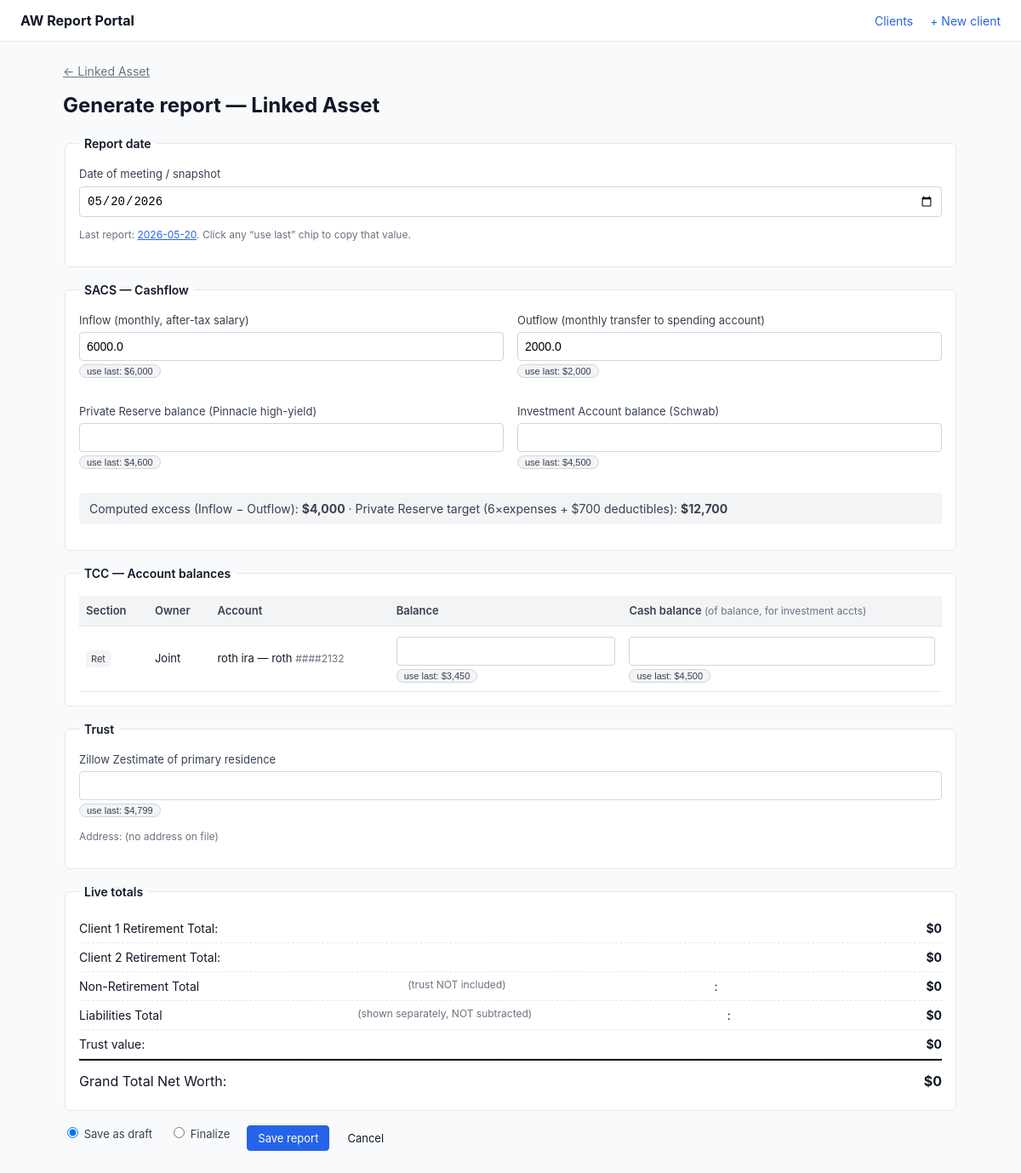
The page /clients/2/reports/new on the database its author committed.
### tables this page shows
CREATE TABLE clients (
    id INTEGER PRIMARY KEY AUTOINCREMENT,
    label TEXT NOT NULL,
    is_married INTEGER NOT NULL DEFAULT 0,

    client1_name TEXT NOT NULL,
    client1_dob TEXT NOT NULL,
    client1_ssn_last4 TEXT,

    client2_name TEXT,
    client2_dob TEXT,
    client2_ssn_last4 TEXT,

    monthly_salary REAL NOT NULL DEFAULT 0,
    client1_salary REAL NOT NULL DEFAULT 0,
    client2_salary REAL NOT NULL DEFAULT 0,
    monthly_expense_budget REAL NOT NULL DEFAULT 0,
    private_reserve_target_override REAL,

    trust_property_address TEXT,

    created_at TEXT DEFAULT CURRENT_TIMESTAMP,
    updated_at TEXT DEFAULT CURRENT_TIMESTAMP
);

CREATE TABLE reports (
    id INTEGER PRIMARY KEY AUTOINCREMENT,
    client_id INTEGER NOT NULL,
    report_date TEXT NOT NULL,
    inflow_monthly REAL,
    outflow_monthly REAL,
    private_reserve_balance REAL,
    investment_account_balance REAL,
    trust_zillow_value REAL,
    status TEXT NOT NULL DEFAULT 'draft' CHECK (status IN ('draft', 'finalized')),
    created_at TEXT DEFAULT CURRENT_TIMESTAMP,
    finalized_at TEXT,
    FOREIGN KEY (client_id) REFERENCES clients(id) ON DELETE CASCADE
);

CREATE TABLE accounts (
    id INTEGER PRIMARY KEY AUTOINCREMENT,
    client_id INTEGER NOT NULL,
    category TEXT NOT NULL CHECK (category IN ('retirement', 'non_retirement', 'liability')),
    owner TEXT NOT NULL CHECK (owner IN ('client1', 'client2', 'joint')),
    account_type TEXT NOT NULL,
    nickname TEXT,
    account_number_last4 TEXT,
    interest_rate REAL,
    institution TEXT,
    is_investment INTEGER NOT NULL DEFAULT 0,
    sort_order INTEGER NOT NULL DEFAULT 0,
    FOREIGN KEY (client_id) REFERENCES clients(id) ON DELETE CASCADE
);

CREATE TABLE account_balances (
    id INTEGER PRIMARY KEY AUTOINCREMENT,
    report_id INTEGER NOT NULL,
    account_id INTEGER NOT NULL,
    balance REAL,
    cash_balance REAL,
    FOREIGN KEY (report_id) REFERENCES reports(id) ON DELETE CASCADE,
    FOREIGN KEY (account_id) REFERENCES accounts(id) ON DELETE CASCADE,
    UNIQUE (report_id, account_id)
);

### app.py (the view)
    @app.route("/clients/<int:client_id>/reports/new", methods=["GET", "POST"])
    def report_new(client_id):
        client = get_client_or_404(client_id)
        accounts = get_accounts(client_id)
        last = last_report_for(client_id)
        last_balances = {b["account_id"]: dict(b) for b in (get_report_balances(last["id"]) if last else [])}
        if request.method == "POST":
            return save_report(client_id, None)
        return render_template(
            "report_form.html",
            client=client,
            accounts=accounts,
            deductibles=get_deductibles(client_id),
            report=None,
            balances={},
            last_report=last,
            last_balances=last_balances,
            today=date.today().isoformat(),
        )

### app.py (called while the page is built)
def get_client_or_404(client_id: int):
    c = dbmod.query("SELECT * FROM clients WHERE id = ?", (client_id,), one=True)
    if not c:
        abort(404)
    return c

def get_accounts(client_id: int):
    return dbmod.query(
        "SELECT * FROM accounts WHERE client_id = ? ORDER BY category, owner, sort_order, id",
        (client_id,),
    )

def get_deductibles(client_id: int):
    return dbmod.query(
        "SELECT * FROM insurance_deductibles WHERE client_id = ? ORDER BY id",
        (client_id,),
    )

def get_report_balances(report_id: int):
    return dbmod.query(
        "SELECT * FROM account_balances WHERE report_id = ?",
        (report_id,),
    )

def last_report_for(client_id: int, before_report_id: int | None = None):
    if before_report_id:
        return dbmod.query(
            "SELECT * FROM reports WHERE client_id = ? AND id < ? ORDER BY id DESC LIMIT 1",
            (client_id, before_report_id),
            one=True,
        )
    return dbmod.query(
        "SELECT * FROM reports WHERE client_id = ? ORDER BY id DESC LIMIT 1",
        (client_id,),
        one=True,
    )

### db.py (called while the page is built)
def get_db():
    if "db" not in g:
        g.db = sqlite3.connect(current_app.config["DATABASE_PATH"])
        g.db.row_factory = sqlite3.Row
        g.db.execute("PRAGMA foreign_keys = ON")
    return g.db

def query(sql: str, args: tuple = (), one: bool = False):
    cur = get_db().execute(sql, args)
    rows = cur.fetchall()
    cur.close()
    return (rows[0] if rows else None) if one else rows

### templates/report_form.html (shortened to what this page needs)
{% extends "base.html" %}
{% block content %}
<div class="breadcrumb"><a href="{{ url_for('client_detail', client_id=client.id) }}">← {{ client.label }}</a></div>
<h1>{{ "Edit report" if report else "Generate report" }} — {{ client.label }}</h1>
{% set deductible_total = deductibles | sum(attribute='amount') %}
<form method="post" class="form" id="report-form">
  <fieldset>
    <legend>Report date</legend>
    <label>Date of meeting / snapshot
      <input name="report_date" type="date" required value="{{ today }}">
    </label>
    {% if last_report %}
      <p class="hint">Last report: <a href="{{ url_for('report_view', report_id=last_report.id) }}">{{ last_report.report_date }}</a>. Click any “use last” chip to copy that value.</p>
    {% endif %}
  </fieldset>
  <fieldset>
    <legend>SACS — Cashflow</legend>
    <div class="grid-2">
      <label>Inflow (monthly, after-tax salary)
        <input name="inflow_monthly" type="number" step="0.01" min="0" required
               value="{{ report.inflow_monthly if report else client.monthly_salary }}">
        {% if last_report and last_report.inflow_monthly is not none %}
          <button type="button" class="chip" onclick="setVal('inflow_monthly', {{ last_report.inflow_monthly }})">use last: {{ last_report.inflow_monthly | usd0 }}</button>
        {% endif %}
      </label>
      <label>Outflow (monthly transfer to spending account)
        <input name="outflow_monthly" type="number" step="0.01" min="0" required
               value="{{ report.outflow_monthly if report else client.monthly_expense_budget }}">
        {% if last_report and last_report.outflow_monthly is not none %}
          <button type="button" class="chip" onclick="setVal('outflow_monthly', {{ last_report.outflow_monthly }})">use last: {{ last_report.outflow_monthly | usd0 }}</button>
        {% endif %}
      </label>
      <label>Private Reserve balance (Pinnacle high-yield)
        <input name="private_reserve_balance" type="number" step="0.01" min="0" required
               value="{{ report.private_reserve_balance if report else '' }}">
        {% if last_report and last_report.private_reserve_balance is not none %}
          <button type="button" class="chip" onclick="setVal('private_reserve_balance', {{ last_report.private_reserve_balance }})">use last: {{ last_report.private_reserve_balance | usd0 }}</button>
        {% endif %}
      </label>
      <label>Investment Account balance (Schwab)
        <input name="investment_account_balance" type="number" step="0.01" min="0" required
               value="{{ report.investment_account_balance if report else '' }}">
        {% if last_report and last_report.investment_account_balance is not none %}
          <button type="button" class="chip" onclick="setVal('investment_account_balance', {{ last_report.investment_account_balance }})">use last: {{ last_report.investment_account_balance | usd0 }}</button>
        {% endif %}
      </label>
    </div>
    <p class="readonly">
      Computed excess (Inflow − Outflow): <strong id="calc-excess">—</strong> ·
      Private Reserve target ({% if client.private_reserve_target_override %}override{% else %}6×expenses + ${{ "%.0f" | format(deductible_total) }} deductibles{% endif %}):
      <strong id="calc-target">{{ (client.private_reserve_target_override or (6 * client.monthly_expense_budget + deductible_total)) | usd0 }}</strong>
    </p>
  </fieldset>
  <fieldset>
    <legend>TCC — Account balances</legend>
    <table class="balances">
      <thead>
        <tr><th>Section</th><th>Owner</th><th>Account</th><th>Balance</th><th>Cash balance <span class="hint">(of balance, for investment accts)</span></th></tr>
      </thead>
      <tbody>
        {% for a in accounts if a.category in ('retirement', 'non_retirement') %}
          {% set b = balances.get(a.id, {}) %}
          {% set lb = last_balances.get(a.id, {}) %}
          <tr data-account-id="{{ a.id }}" data-category="{{ a.category }}" data-owner="{{ a.owner }}">
            <td><span class="badge">{{ 'Ret' if a.category=='retirement' else 'Non-ret' }}</span></td>
            <td>{{ a.owner | replace('client','Client ') | title }}</td>
            <td>{{ a.account_type }}{% if a.nickname %} — {{ a.nickname }}{% endif %}
                {% if a.account_number_last4 %}<span class="hint">####{{ a.account_number_last4 }}</span>{% endif %}</td>
            <td>
              <input name="bal_{{ a.id }}" type="number" step="0.01" min="0" required
                     class="bal-input"
                     value="{{ b.balance if b.balance is not none else '' }}">
              {% if lb.get('balance') is not none %}
                <button type="button" class="chip" onclick="setBal({{ a.id }}, 'balance', {{ lb.balance }})">use last: {{ lb.balance | usd0 }}</button>
              {% endif %}
            </td>
            <td>
              {% if a.is_investment %}
                <input name="cash_{{ a.id }}" type="number" step="0.01" min="0"
                       value="{{ b.cash_balance if b.get('cash_balance') is not none else '' }}">
                {% if lb.get('cash_balance') is not none %}
                  <button type="button" class="chip" onclick="setBal({{ a.id }}, 'cash', {{ lb.cash_balance }})">use last: {{ lb.cash_balance | usd0 }}</button>
                {% endif %}
              {% else %}<span class="hint">—</span>{% endif %}
            </td>
          </tr>
        {% endfor %}
      </tbody>
    </table>
  </fieldset>
  {% set liabilities = accounts | selectattr('category', 'equalto', 'liability') | list %}
  <fieldset>
    <legend>Trust</legend>
    <label>Zillow Zestimate of primary residence
      <input name="trust_zillow_value" type="number" step="0.01" min="0" required
             value="{{ report.trust_zillow_value if report else '' }}">
      {% if last_report and last_report.trust_zillow_value is not none %}
        <button type="button" class="chip" onclick="setVal('trust_zillow_value', {{ last_report.trust_zillow_value }})">use last: {{ last_report.trust_zillow_value | usd0 }}</button>
      {% endif %}
    </label>
    <p class="hint">Address: {{ client.trust_property_address or "(no address on file)" }}</p>
  </fieldset>
  <fieldset class="totals">
    <legend>Live totals</legend>
    <ul>
      <li>Client 1 Retirement Total: <strong id="t-c1ret">—</strong></li>
      {% if client.is_married %}<li>Client 2 Retirement Total: <strong id="t-c2ret">—</strong></li>{% endif %}
      <li>Non-Retirement Total <span class="hint">(trust NOT included)</span>: <strong id="t-nonret">—</strong></li>
      <li>Liabilities Total <span class="hint">(shown separately, NOT subtracted)</span>: <strong id="t-liab">—</strong></li>
      <li>Trust value: <strong id="t-trust">—</strong></li>
      <li class="grand">Grand Total Net Worth: <strong id="t-grand">—</strong></li>
    </ul>
  </fieldset>
  <div class="form-actions">
    <label class="inline"><input type="radio" name="status" value="draft" {% if not report or report.status=='draft' %}checked{% endif %}> Save as draft</label>
    <label class="inline"><input type="radio" name="status" value="finalized" {% if report and report.status=='finalized' %}checked{% endif %}> Finalize</label>
    <button type="submit" class="btn primary">Save report</button>
    <a class="btn ghost" href="{{ url_for('client_detail', client_id=client.id) }}">Cancel</a>
  </div>
</form>
{% endblock %}

### static/style.css (style rules this page uses)
:root { --blue: #2563eb; --blue-dark: #1d4ed8; --green: #16a34a; --red: #dc2626; --gray-50: #f9fafb; --gray-100: #f3f4f6; --gray-200: #e5e7eb; --gray-300: #d1d5db; --gray-500: #6b7280; --gray-700: #374151; --gray-900: #111827; }
* { box-sizing: border-box; }
body { margin: 0; font-family: -apple-system, system-ui, "Segoe UI", Roboto, sans-serif; color: var(--gray-900); background: var(--gray-50); font-size: 14px; line-height: 1.5; }
a { color: var(--blue); }
.breadcrumb { margin-bottom: 12px; color: var(--gray-500); }
.breadcrumb a { color: var(--gray-500); }
h1 { font-size: 24px; margin: 0 0 16px; }
.hint { color: var(--gray-500); font-size: 12px; font-weight: normal; }
table.data, table.accounts, table.deductibles, table.balances { width: 100%; border-collapse: collapse; }
table.data th, table.data td, table.balances th, table.balances td, table.accounts th, table.accounts td, table.deductibles th, table.deductibles td { text-align: left; padding: 8px; border-bottom: 1px solid var(--gray-200); font-size: 13px; }
table.data th, table.balances th, table.accounts th, table.deductibles th { background: var(--gray-100); font-weight: 600; color: var(--gray-700); }
table.balances input, table.accounts input, table.accounts select, table.deductibles input { width: 100%; padding: 6px 8px; border: 1px solid var(--gray-300); border-radius: 4px; font-size: 13px; }
.badge { display: inline-block; padding: 2px 6px; background: var(--gray-100); color: var(--gray-700); border-radius: 4px; font-size: 11px; margin-right: 6px; }
.form fieldset { border: 1px solid var(--gray-200); border-radius: 6px; padding: 16px; margin-bottom: 16px; background: white; }
.form legend { font-weight: 600; padding: 0 6px; }
.form label { display: block; margin-bottom: 12px; font-size: 13px; color: var(--gray-700); }
.form label.inline { display: inline-block; margin-right: 12px; }
.form input[type="text"], .form input[type="number"], .form input[type="date"], .form input:not([type]) { display: block; width: 100%; padding: 8px; border: 1px solid var(--gray-300); border-radius: 4px; font-size: 14px; margin-top: 4px; }
.form .grid-2 { display: grid; grid-template-columns: 1fr 1fr; gap: 16px; }
.form .readonly { background: var(--gray-100); padding: 8px 12px; border-radius: 4px; color: var(--gray-700); }
.form-actions { display: flex; gap: 8px; align-items: center; }
.btn { display: inline-block; padding: 6px 12px; border: 1px solid var(--gray-300); border-radius: 4px; background: white; color: var(--gray-900); text-decoration: none; cursor: pointer; font-size: 13px; font-family: inherit; }
.btn.primary { background: var(--blue); border-color: var(--blue); color: white; }
.btn.ghost { background: transparent; border-color: transparent; }
.chip { background: var(--gray-100); border: 1px solid var(--gray-300); border-radius: 11px; padding: 1px 8px; font-size: 11px; color: var(--gray-700); cursor: pointer; margin-top: 4px; }
.totals ul { list-style: none; padding: 0; margin: 0; }
.totals li { padding: 6px 0; border-bottom: 1px dashed var(--gray-200); display: flex; justify-content: space-between; }
.totals li.grand { font-size: 16px; padding-top: 12px; border-top: 2px solid var(--gray-900); border-bottom: none; }

### rows shown on the page
clients: label "Linked Asset", inflow_monthly "6000.0", outflow_monthly "2000.0", monthly_expense_budget "$12,700"
reports: report_date "2026-05-20", inflow_monthly "$6,000", outflow_monthly "$2,000", private_reserve_balance "$4,600", investment_account_balance "$4,500", trust_zillow_value "$4,799"
accounts: category "Ret", owner "Joint", account_type "roth ira", nickname "roth", account_number_last4 "2132"
account_balances: balance "$3,450", cash_balance "$4,500"

### other values the page prints
{{ "Edit report" if report else "Generate report" }} "Generate report"
{{ "%.0f" | format(deductible_total) }} "700"
{{ client.trust_property_address or "(no address on file)" }} "(no address on file)"
